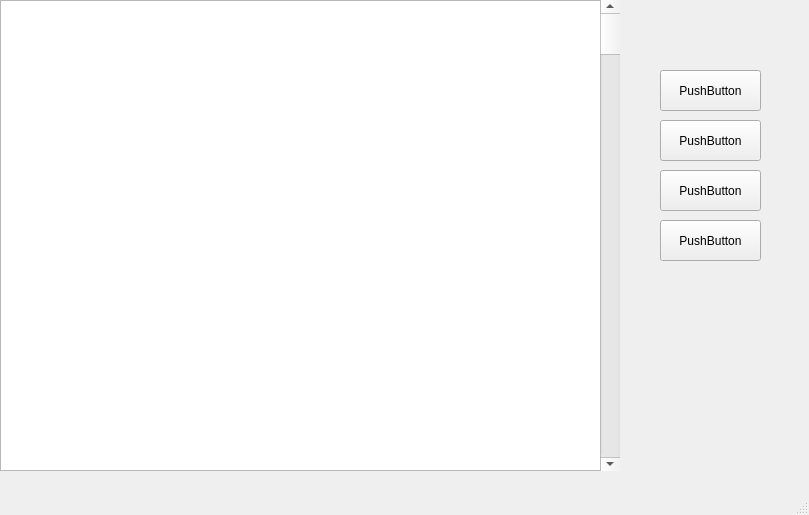
<?xml version="1.0" encoding="UTF-8"?>
<ui version="4.0">
 <class>MainWindow</class>
 <widget class="QMainWindow" name="MainWindow">
  <property name="geometry">
   <rect>
    <x>0</x>
    <y>0</y>
    <width>809</width>
    <height>515</height>
   </rect>
  </property>
  <property name="windowTitle">
   <string>TDList</string>
  </property>
  <widget class="QWidget" name="centralwidget">
   <widget class="QPushButton" name="pushButton">
    <property name="geometry">
     <rect>
      <x>660</x>
      <y>70</y>
      <width>101</width>
      <height>41</height>
     </rect>
    </property>
    <property name="text">
     <string>PushButton</string>
    </property>
   </widget>
   <widget class="QPushButton" name="pushButton_2">
    <property name="geometry">
     <rect>
      <x>660</x>
      <y>120</y>
      <width>101</width>
      <height>41</height>
     </rect>
    </property>
    <property name="text">
     <string>PushButton</string>
    </property>
   </widget>
   <widget class="QPushButton" name="pushButton_3">
    <property name="geometry">
     <rect>
      <x>660</x>
      <y>170</y>
      <width>101</width>
      <height>41</height>
     </rect>
    </property>
    <property name="text">
     <string>PushButton</string>
    </property>
   </widget>
   <widget class="QPushButton" name="pushButton_4">
    <property name="geometry">
     <rect>
      <x>660</x>
      <y>220</y>
      <width>101</width>
      <height>41</height>
     </rect>
    </property>
    <property name="text">
     <string>PushButton</string>
    </property>
   </widget>
   <widget class="QListWidget" name="listWidget">
    <property name="geometry">
     <rect>
      <x>0</x>
      <y>0</y>
      <width>601</width>
      <height>471</height>
     </rect>
    </property>
   </widget>
   <widget class="QScrollBar" name="verticalScrollBar">
    <property name="geometry">
     <rect>
      <x>600</x>
      <y>0</y>
      <width>20</width>
      <height>471</height>
     </rect>
    </property>
    <property name="orientation">
     <enum>Qt::Orientation::Vertical</enum>
    </property>
   </widget>
  </widget>
  <widget class="QMenuBar" name="menubar">
   <property name="geometry">
    <rect>
     <x>0</x>
     <y>0</y>
     <width>809</width>
     <height>22</height>
    </rect>
   </property>
  </widget>
  <widget class="QStatusBar" name="statusbar"/>
 </widget>
 <resources/>
 <connections/>
</ui>
